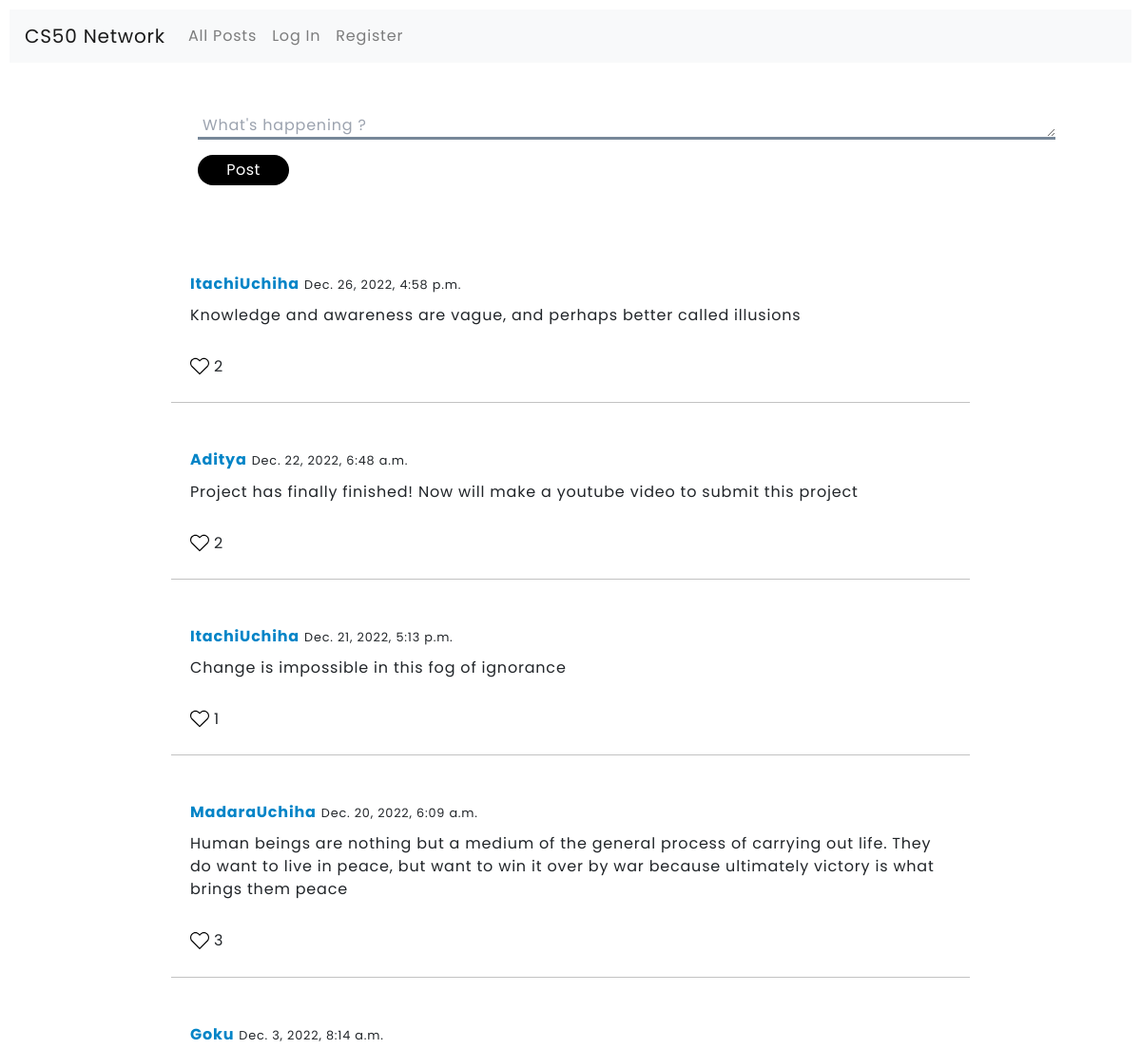
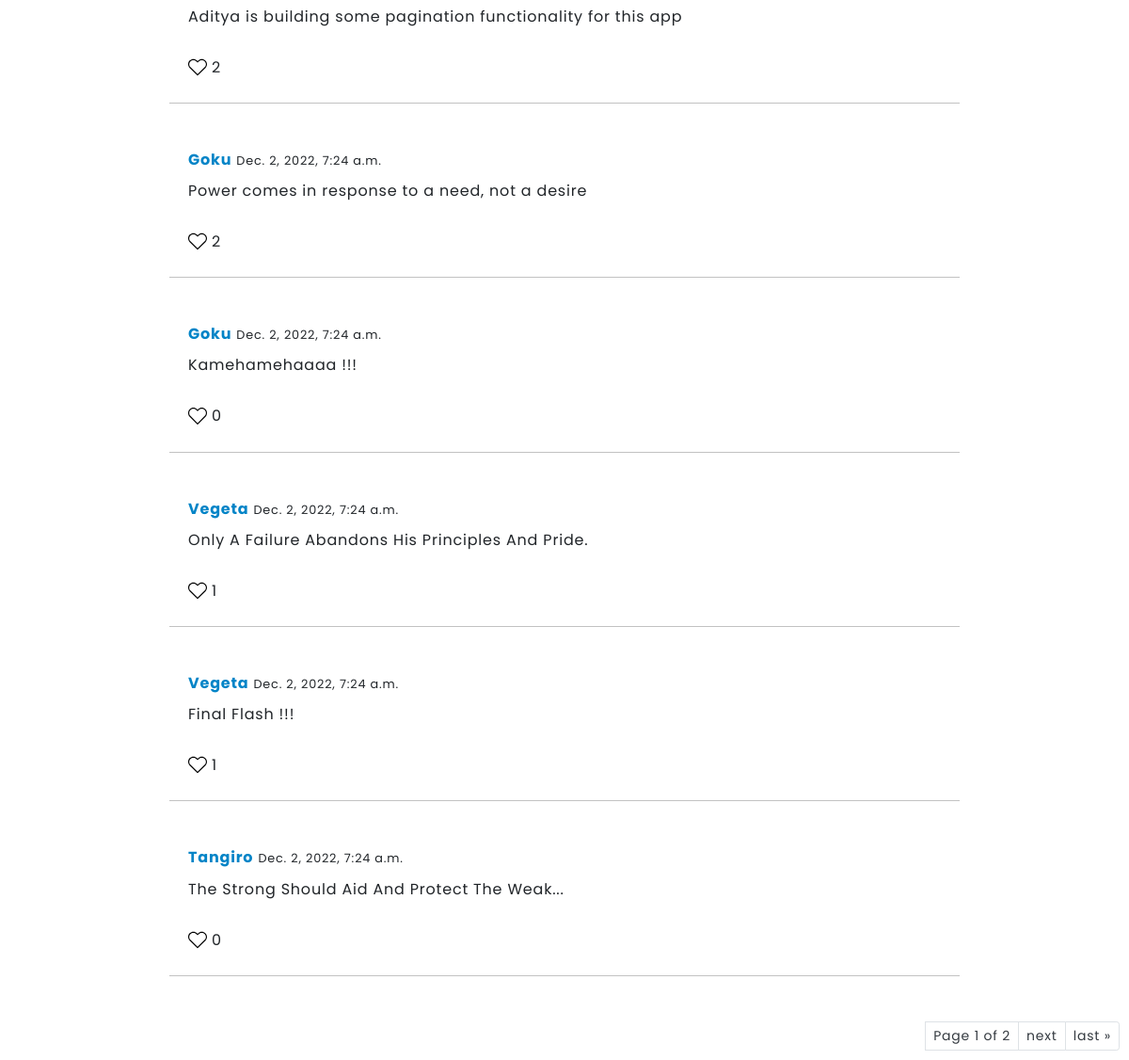
The page / on the database its author committed (2 pictures, top to bottom).
### network/models.py (models this page shows, shortened)
class Post(models.Model):
    user = models.ForeignKey(User, on_delete=models.CASCADE)
    name = models.CharField(max_length=72)
    post = models.TextField()
    date_posted = models.DateTimeField(default=timezone.now())
    liked_by = models.ManyToManyField(User, related_name='liked_by', blank=True)
    class Meta:
        ordering = ['-date_posted']
    def likes(self):
        return self.liked_by.count()

class User(AbstractUser):
    following = models.ManyToManyField('self', symmetrical=False, related_name="followed_by", blank=True)

### network/views.py (the view)
# urls.py: path("", views.index, name="index"),
def index(request):
    if request.method == 'POST':
        form = Postform(request.POST)
        if form.is_valid():
            form.instance.user = request.user
            form.instance.name = request.user
            form.save()
            return redirect(reverse('index'))
    else:
        p = Paginator(Post.objects.all(), 10)
        page = request.GET.get('page')
        all_posts = p.get_page(page)
        return render(request, 'network/index.html', {
            'post_form' : Postform(),
            'all_posts' : all_posts
        })

### network/forms.py
class Postform(ModelForm):
    class Meta:
        model = Post
        fields = ('post',)
        labels={
            'post':"",
        }
        widgets ={
            'post' : forms.Textarea(attrs={'placeholder': "What's happening ?",'cols': 110, 'rows': 1 ,'class': 'inputfield'}),
        }

### network/templates/network/index.html (shortened to what this page needs)
{% extends "network/layout.html" %}
{% block body %}
<script src="https://cdn.tailwindcss.com"></script>
<div class="form">
    <form id = "post_form" method="POST">
        <div class="input-group mb-3">
            {{ post_form }}
        </div>
        <button id="post_btn" class="bg-black hover:bg-slate-800 text-white rounded-full w-24 py-1 tracking-wide">Post</button>
    </form>
</div>
<br>
{% for post in all_posts %}
    <div id="all-posts" class="mx-auto post-container-{{ post.id }}">
        <div id="hover_{{post.id}}" class="card-body">
            <h5 class="card-title "><a id="user" href="{% url 'profile' post.name %}"><strong class="text-sky-600">{{post.user}}</strong></a>
            <small>{{ post.date_posted }}</small></h5>
            <div id="text-content">
                <p id='post_want_to_edit_{{ post.id }}' class="card-text ">{{post.post}}</p>
                  <br>
                  <div id="like_{{post.id}}" class="flex justify-start">
                    {% if request.user not in post.liked_by.all %}
                    <img onclick="like({{ post.id }})" class="justify-self-start" id="image_{{ post.id }}" src = "static/images/white.svg" width="20px" height="20px">
                    {% else %}
                    <img onclick="like({{ post.id }})" class="justify-self-start" id="image_{{ post.id }}" src = "static/images/red.svg" width="20px" height="20px">
                    {% endif %}
                      <h6 id="count_{{ post.id }}" class="my-2"> {{ post.likes }}</h6>
                  </div>
            </div>
        </div>
        <hr class="hr">
    </div>
{% endfor %}
<br></br>
<nav aria-label="Page navigation example">
    <ul class="pagination pagination-sm justify-content-end">
        <li class="page-link text-dark"> Page {{ all_posts.number }} of {{ all_posts.paginator.num_pages }} </li>
        {% if all_posts.has_next %}
            <li class="page-item"><a class="page-link text-dark" href="?page={{ all_posts.next_page_number }}">next</a> </li>
            <li class="page-item"> <a class="page-link text-dark" href="?page={{ all_posts.paginator.num_pages }}">last &raquo;</a></li>
        {% endif %}
    </ul>
  </nav>
{% endblock %}

### network/templates/network/layout.html (shortened to what this page needs)
{% load static %}
<!DOCTYPE html>
<html lang="en">
    <head>
        <link rel="stylesheet" href="https://stackpath.bootstrapcdn.com/bootstrap/4.4.1/css/bootstrap.min.css">
        <link href="{% static 'network/styles.css' %}" rel="stylesheet">
    </head>
    <body>
        <nav id="navbar" class="navbar navbar-expand-lg navbar-light bg-light">
            <a class="navbar-brand" href="{% url 'index' %}">CS50 Network</a>
            <div>
              <ul class="navbar-nav mr-auto">
                <li class="nav-item">
                  <a class="nav-link" id="all" href="{% url 'index' %}">All Posts</a>
                </li>
                {% if user.is_authenticated %}
                    <li class="nav-item">
                        <a class="nav-link" id="following" href="{% url 'following' %}">Following</a>
                    </li>
                    <li class="nav-item">
                        <a class="nav-link" href="{% url 'logout' %}">Log Out</a>
                    </li>
                {% else %}
                    <li class="nav-item">
                        <a class="nav-link" href="{% url 'login' %}">Log In</a>
                    </li>
                    <li class="nav-item">
                        <a class="nav-link" id="login" href="{% url 'register' %}">Register</a>
                    </li>
                {% endif %}
              </ul>
            </div>
          </nav>
        <br>
        <div class="body">
            {% block body %}
            {% endblock %}
        </div>
    </body>
</html>

### network/static/network/styles.css (style rules this page uses)
body { padding: 10px; font-family: 'Poppins', sans-serif; background-color: #ffffff; letter-spacing: 0.8px; }
.form { margin-left: 10%; padding: 30px 80px 20px 80px; }
#all-posts { position: relative; width: 55rem; margin-left: 12%; background-color: transparent; padding: 30px 20px 0px 20px; }
.inputfield { border-bottom: #778899; border-style: solid; padding-left: 5px; outline: none; }
.hr { background-color: rgba(0, 0, 0, 0.151); }

### rows shown on the page
Post: user "ItachiUchiha", date_posted "Dec. 26, 2022, 4:58 p.m.", post "Knowledge and awareness are vague, and perhaps better called illusions", likes "2"
Post: user "Aditya", date_posted "Dec. 22, 2022, 6:48 a.m.", post "Project has finally finished! Now will make a youtube video to submit this project", likes "2"
Post: user "ItachiUchiha", date_posted "Dec. 21, 2022, 5:13 p.m.", post "Change is impossible in this fog of ignorance", likes "1"
Post: user "MadaraUchiha", date_posted "Dec. 20, 2022, 6:09 a.m.", post "Human beings are nothing but a medium of the general process of carrying out life. They do want to live in peace, but want to win it over by war because ultimately victory is what brings them peace", likes "3"
Post: user "Goku", date_posted "Dec. 3, 2022, 8:14 a.m.", post "Aditya is building some pagination functionality for this app", likes "2"
Post: user "Goku", date_posted "Dec. 2, 2022, 7:24 a.m.", post "Power comes in response to a need, not a desire", likes "2"
Post: user "Goku", date_posted "Dec. 2, 2022, 7:24 a.m.", post "Kamehamehaaaa !!!", likes "0"
Post: user "Vegeta", date_posted "Dec. 2, 2022, 7:24 a.m.", post "Only A Failure Abandons His Principles And Pride.", likes "1"
Post: user "Vegeta", date_posted "Dec. 2, 2022, 7:24 a.m.", post "Final Flash !!!", likes "1"
Post: user "Tangiro", date_posted "Dec. 2, 2022, 7:24 a.m.", post "The Strong Should Aid And Protect The Weak...", likes "0"

### other values the page prints
{{ all_posts.number }} "1"
{{ all_posts.paginator.num_pages }} "2"
